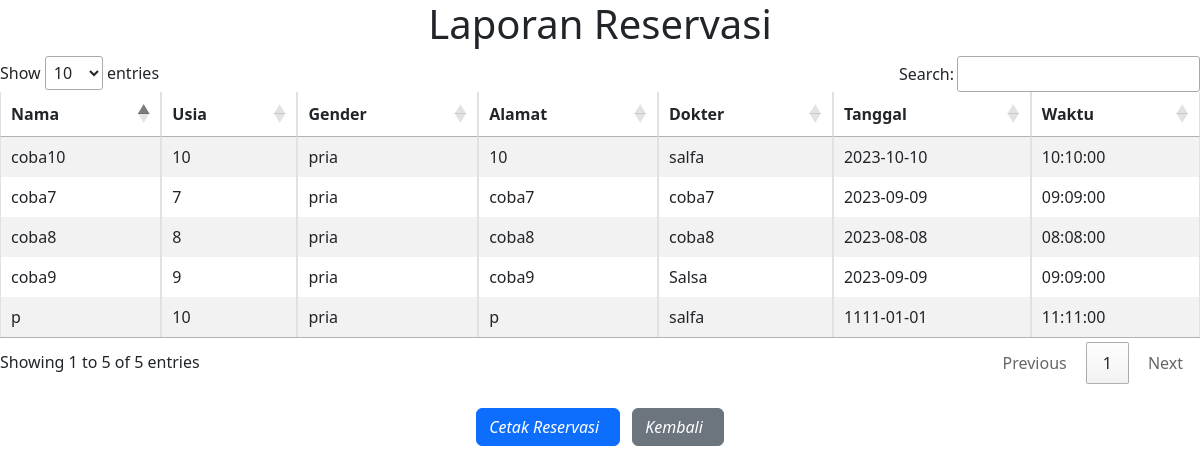
The page /tampilUser.php on the database as committed earlier.
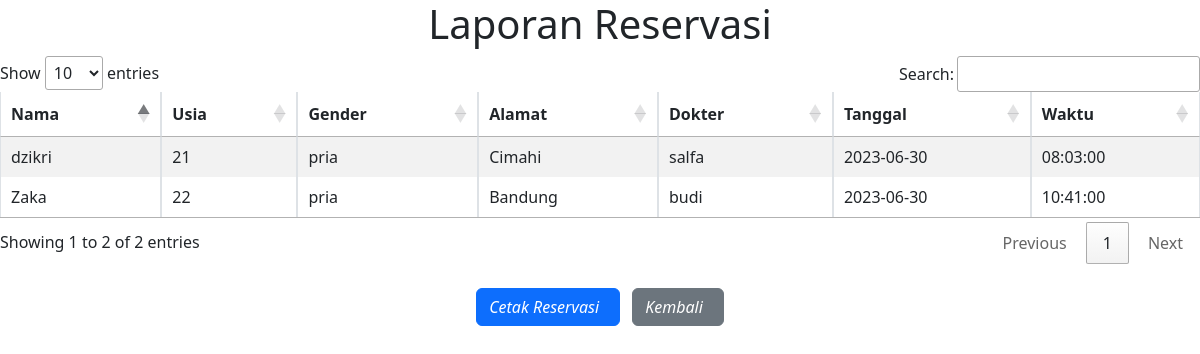
The same page on the database as committed later.
### tables this page shows
CREATE TABLE `janji_temu` (
  `id` int(11) NOT NULL,
  `nama` varchar(100) NOT NULL,
  `usia` int(11) NOT NULL,
  `gender` varchar(10) NOT NULL,
  `alamat` varchar(100) NOT NULL,
  `dokter` varchar(100) NOT NULL,
  `tanggal` date NOT NULL,
  `waktu` time NOT NULL
);

### tampilUser.php (the view, shortened to what this page needs)
<!DOCTYPE html>
<html lang="en">
<head>
    <link rel="stylesheet" href="https://cdn.datatables.net/1.13.4/css/jquery.dataTables.min.css">
    <link rel="stylesheet" href="https://cdn.jsdelivr.net/npm/bootstrap@5.3.0-alpha3/dist/css/bootstrap.min.css">
</head>
<body>
    <h1 style="text-align: center;">Laporan Reservasi</h1>
    <table id="myTable" class="table table-striped table-bordered">
        <thead>
            <tr>
                <th>Nama</th>
                <th>Usia</th>
                <th>Gender</th>
                <th>Alamat</th>
                <th>Dokter</th>
                <th>Tanggal</th>
                <th>Waktu</th>
            </tr>
        </thead>
        <tbody>
            <?php
            include 'koneksi.php';
            $sql = "SELECT * FROM janji_temu";
            $result = $conn->query($sql);
            if ($result->num_rows > 0) {
                while ($row = $result->fetch_assoc()) {
                    echo "<tr>";
                    echo "<td>" . $row['nama'] . "</td>";
                    echo "<td>" . $row['usia'] . "</td>";
                    echo "<td>" . $row['gender'] . "</td>";
                    echo "<td>" . $row['alamat'] . "</td>";
                    echo "<td>" . $row['dokter'] . "</td>";
                    echo "<td>" . $row['tanggal'] . "</td>";
                    echo "<td>" . $row['waktu'] . "</td>";
                    echo "</tr>";
                }
            }
            ?>
        </tbody>
    </table>
    <div class="text-center mt-4">
        <button class="btn btn-primary me-2" onclick="printInvoice()">
            <i class="bi bi-printer-fill me-2">Cetak Reservasi</i>
        </button>
        <a href="crudReservasi.php" class="btn btn-secondary">
            <i class="bi bi-arrow-left me-2">Kembali</i>
        </a>
    </div>
</body>
</html>

Rows that differ between the two databases and show on the page:
removed janji_temu: nama "coba7", usia "7", gender "pria", alamat "coba7", dokter "coba7", tanggal "2023-09-09", waktu "09:09:00"
removed janji_temu: nama "coba8", usia "8", gender "pria", alamat "coba8", dokter "coba8", tanggal "2023-08-08", waktu "08:08:00"
removed janji_temu: nama "coba9", usia "9", gender "pria", alamat "coba9", dokter "Salsa", tanggal "2023-09-09", waktu "09:09:00"
removed janji_temu: nama "coba10", usia "10", gender "pria", alamat "10", dokter "salfa", tanggal "2023-10-10", waktu "10:10:00"
removed janji_temu: nama "p", usia "10", gender "pria", alamat "p", dokter "salfa", tanggal "1111-01-01", waktu "11:11:00"
added janji_temu: nama "dzikri", usia "21", gender "pria", alamat "Cimahi", dokter "salfa", tanggal "2023-06-30", waktu "08:03:00"
added janji_temu: nama "Zaka", usia "22", gender "pria", alamat "Bandung", dokter "budi", tanggal "2023-06-30", waktu "10:41:00"
Other text that changed with them:
text written by a page script: "Show entries Search: Showing 1 to 5 of 5 entries Previous 1 Next" → "Show entries Search: Showing 1 to 2 of 2 entries Previous 1 Next"
